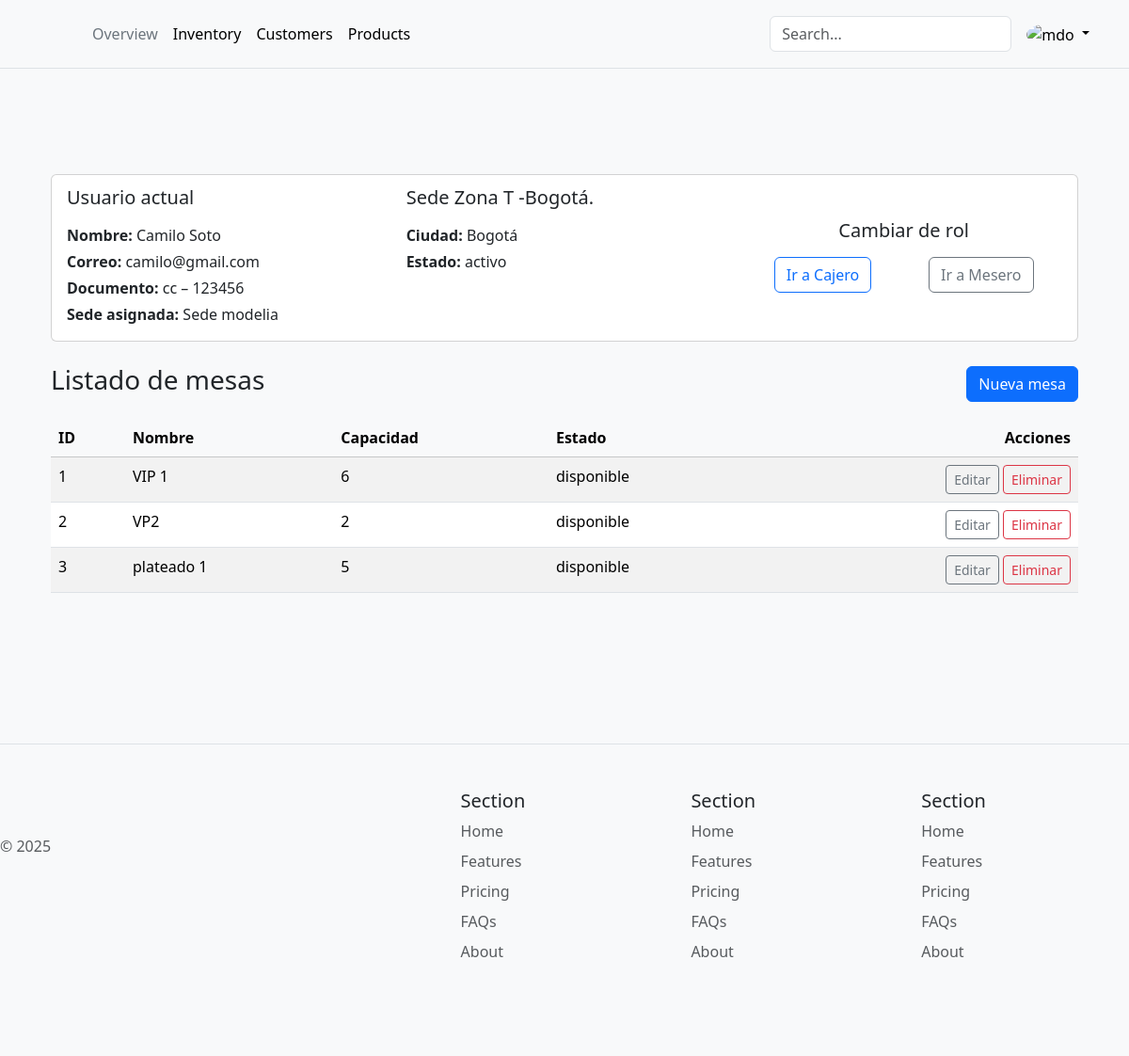
Page /adminis/sede/2/detalles/ (signed in) on the committed database.
### accounts/models.py (models this page shows, shortened)
class Usuario(AbstractUser):
    TYPEDOCS = (
        ('cc', 'cédula de ciudadania'),
        ('ti', 'tarjeta de identidad'),
        ('ce', 'cédula de extranjería'),
        ('pa', 'pasaporte'),
    )
    ROLES = (
        (1, 'Admin'),
        (2, 'cajero'),
        (3, 'mesero'),
    )
    ESTADO = (
        (0, 'inactivo'),
        (1, 'activo')
    )
    nombres = models.CharField(max_length=100, verbose_name='Nombre(s)')
    apellidos = models.CharField(max_length=100, verbose_name='Apellido(s)')
    tipoDocumento = models.CharField(max_length=5, choices=TYPEDOCS, verbose_name='Tipo de documento')
    numDocumento = models.CharField(max_length=20, unique=True, verbose_name='Número de documento')
    correo = models.EmailField(max_length=100, unique=True, verbose_name='Correo electrónico')
    rol = models.IntegerField(choices=ROLES, default=3)
    estado = models.BooleanField(choices=ESTADO, default=0)
    sede = models.ForeignKey(
        Sede,
        on_delete=models.SET_NULL,
        null=True,
        blank=True,
        related_name='usuarios',
        verbose_name='Sede asignada'
    )
    REQUIRED_FIELDS = ['nombres', 'apellidos', 'tipoDocumento', 'numDocumento', 'rol', 'estado', 'correo']

### adminis/models.py (models this page shows, shortened)
class Sede(models.Model):
    ESTADO = (
        (0, 'inactivo'),
        (1, 'activo')
    )
    idSede = models.AutoField(primary_key=True, db_column='idSede')
    nombre = models.CharField(max_length=100, null=True, db_column='nombre')
    estado = models.BooleanField(choices=ESTADO, null=True, default=1,db_column='estado')
    Ciudad = models.ForeignKey(
        Ciudad,
        on_delete=models.PROTECT,
        db_column='Ciudad_idCiudad',
        related_name='sedes',
        null=True,
        blank=True
    )
    class Meta:
        db_table = 'Sede'
        managed = True
        verbose_name = 'Sede'
        verbose_name_plural = 'Sedes'

class Ciudad(models.Model):
    ESTADO = (
        (0, 'inactivo'),
        (1, 'activo')
    )
    idCiudad = models.AutoField(primary_key=True, db_column='idCiudad')
    nombre = models.CharField(max_length=45, null=True, db_column='nombre')
    estado = models.IntegerField(choices=ESTADO, null=True, default=1,db_column='estado')
    Pais = models.ForeignKey(
        Pais,
        on_delete=models.PROTECT,
        db_column='Pais_idPais',
        related_name='ciudades',
        null=True,
        blank=True
    )
    class Meta:
        db_table = 'Ciudad'
        managed = True
        verbose_name = 'Ciudad'
        verbose_name_plural = 'Ciudades'

### mesero/models.py (models this page shows, shortened)
class Mesa(models.Model):
    ESTADO = (
    (0, 'disponible'),
    (1, 'ocupado')
    )
    nombre = models.CharField(max_length=100, verbose_name='Nombre de la mesa')
    capacidad = models.IntegerField(verbose_name='Capacidad de la mesa')
    estado = models.BooleanField(choices=ESTADO, default=0, verbose_name='Estado de la mesa')
    sede = models.ForeignKey(
        Sede,
        on_delete=models.CASCADE,
        null=False,
        blank=False,
        related_name='mesas',
        verbose_name='Sede asignada'
    )

### adminis/views.py (the view)
# urls.py: path('sede/<int:pk>/detalles/', ChangeRolView.as_view(), name='change_rol'),
class ChangeRolView(LoginRequiredMixin, DetailView):
    model = Sede
    template_name = 'sedes/cambiar_rol.html'
    context_object_name = 'sede'
    def get_context_data(self, **kwargs):
        context = super().get_context_data(**kwargs)
        context['usuario'] = self.request.user
        context['mesas'] = self.object.mesas.all()
        return context

### adminis/templates/sedes/cambiar_rol.html (shortened to what this page needs)
{% extends "base.html" %}
{% block content %}
<div class="container py-5">
  <div class="card mb-4">
    <div class="card-body">
      <div class="row">
        <div class="col-12 col-md-4 mb-4 mb-md-0">
          <h5 class="card-subtitle mb-3">Usuario actual</h5>
          <p class="mb-1"><strong>Nombre:</strong> {{ usuario.nombres }} {{ usuario.apellidos }}</p>
          <p class="mb-1"><strong>Correo:</strong> {{ usuario.correo }}</p>
          <p class="mb-1"><strong>Documento:</strong> {{ usuario.tipoDocumento }} – {{ usuario.numDocumento }}</p>
          <p class="mb-0">
            <strong>Sede asignada:</strong>
            {% if usuario.sede %}
              {{ usuario.sede.nombre }}
            {% else %}
              — Sin sede —
            {% endif %}
          </p>
        </div>
        <div class="col-12 col-md-4 mb-4 mb-md-0">
          <h5 class="card-subtitle mb-3">Sede {{ sede.nombre }}</h5>
          <p class="mb-1"><strong>Ciudad:</strong> {{ sede.Ciudad.nombre }}</p>
          <p class="mb-0"><strong>Estado:</strong> {{ sede.get_estado_display }}</p>
        </div>
        <div class="col-12 col-md-4 d-flex flex-column justify-content-center">
          <h5 class="card-subtitle mb-3 text-center">Cambiar de rol</h5>
          <form method="post" action="{% url 'adminis:update_user_rol' sede.pk %}">
            <div class="d-flex justify-content-around">
              <button name="new_role" value="2" class="btn btn-outline-primary">
                Ir a Cajero
              </button>
              <button name="new_role" value="3" class="btn btn-outline-secondary">
                Ir a Mesero
              </button>
            </div>
          </form>
        </div>
      </div>
    </div>
  </div>
  <div class="mt-4">
      <div class="d-flex justify-content-between align-items-center mb-3">
        <h1 class="h3">Listado de mesas</h1>
        <a href="{% url 'adminis:create_mesa' sede.pk %}" class="btn btn-primary">
           Nueva mesa
        </a>
      </div>
    <table class="table table-striped table-hover">
      <thead class="table-light">
        <tr>
          <th>ID</th>
          <th>Nombre</th>
          <th>Capacidad</th>
          <th>Estado</th>
          <th class="text-end">Acciones</th>
        </tr>
      </thead>
      <tbody>
        {% for mesa in mesas %}
        <tr>
          <td>{{ mesa.pk }}</td>
          <td>{{ mesa.nombre }}</td>
          <td>{{ mesa.capacidad }}</td>
          <td>{{ mesa.get_estado_display }}</td>
          <td class="text-end">
            <a href="{% url 'adminis:update_mesa' mesa.pk %}" class="btn btn-sm btn-outline-secondary">Editar</a>
            <a href="{% url 'adminis:delete_mesa' mesa.pk %}" class="btn btn-sm btn-outline-danger">Eliminar</a>
          </td>
        </tr>
        {% empty %}
        <tr>
          <td colspan="5" class="text-center">No hay mesas en esta sede.</td>
        </tr>
        {% endfor %}
      </tbody>
    </table>
  </div>
</div>
{% endblock %}

### templates/base.html (style rules this page uses)
:root { --bs-primary: #d39e2e; --bs-primary-rgb: 211,158,46; --bs-body-color: #333; --bs-body-bg: #f9f9f9; }
body { color: var(--bs-body-color); background-color: var(--bs-body-bg) !important; }

### rows in the picture
Usuario: nombres "Camilo", apellidos "Soto", correo "camilo@gmail.com", tipoDocumento "cc", numDocumento "123456", sede.nombre "Sede modelia"
Sede: nombre "Zona T -Bogotá.", Ciudad.nombre "Bogotá", estado "activo"
Mesa: pk "1", nombre "VIP 1", capacidad "6", estado "disponible"
Mesa: pk "2", nombre "VP2", capacidad "2", estado "disponible"
Mesa: pk "3", nombre "plateado 1", capacidad "5", estado "disponible"
